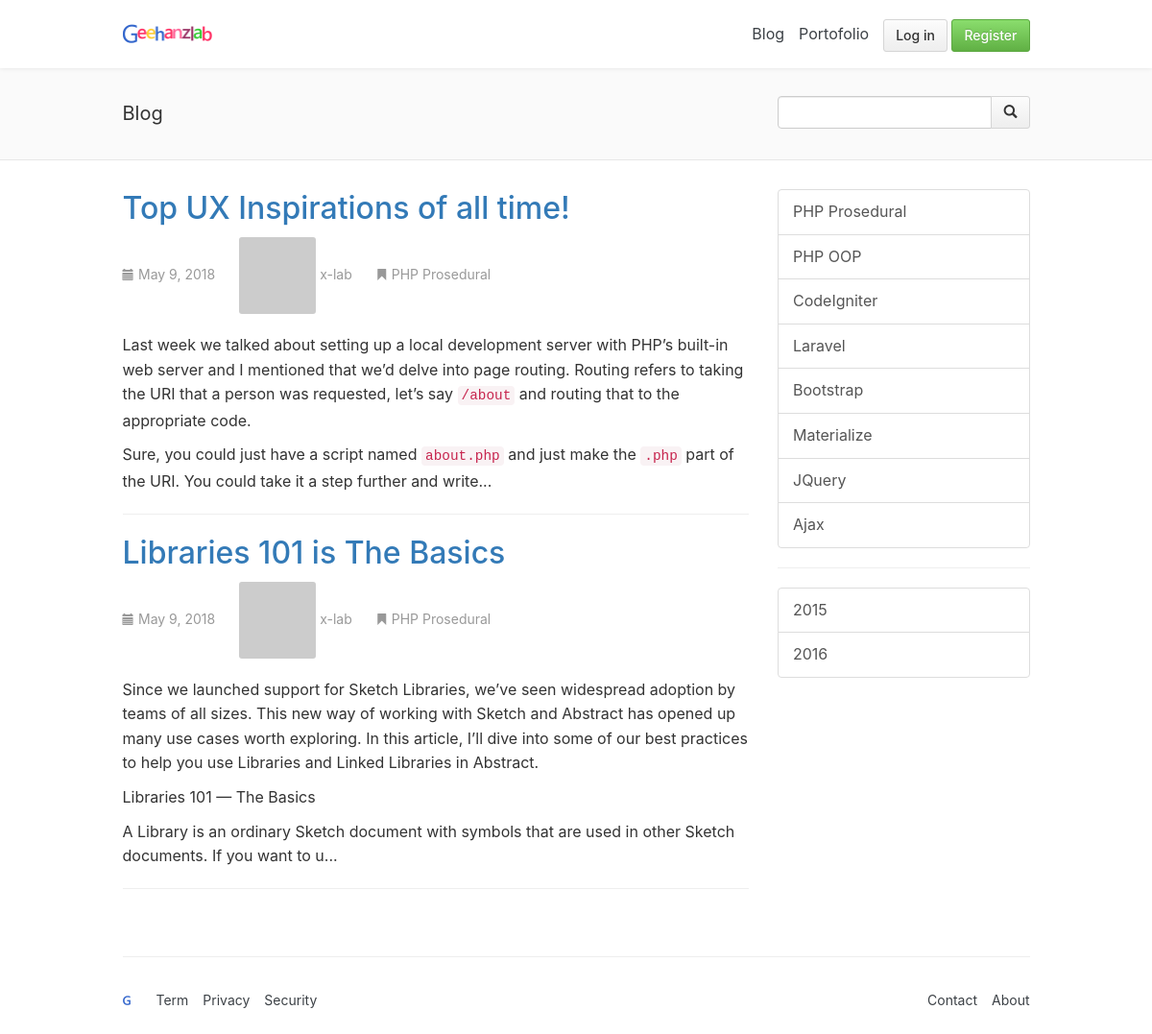
Screenshot of /blog.php with the database file from the repository.
### tables this page shows
CREATE TABLE `tb_posts` (
  `ID` int(20) unsigned NOT NULL AUTO_INCREMENT,
  `post_author` int(20) unsigned NOT NULL DEFAULT '0',
  `post_date` timestamp NOT NULL DEFAULT CURRENT_TIMESTAMP ON UPDATE CURRENT_TIMESTAMP,
  `post_title` text NOT NULL,
  `post_content` longtext NOT NULL,
  `post_status` varchar(20) NOT NULL DEFAULT 'publish',
  `title_slug` varchar(200) NOT NULL,
  `post_modified` timestamp NOT NULL DEFAULT '0000-00-00 00:00:00',
  `post_type` varchar(20) NOT NULL DEFAULT 'post',
  `comment_status` varchar(20) NOT NULL,
  `comment_count` int(20) NOT NULL,
  PRIMARY KEY (`ID`)
);

### core/init.php (called while the page is built, shortened)
<?php
require_once "functions/db.php";
require_once "functions/blog.php";
$http              = ((isset($_SERVER['HTTPS']) && $_SERVER['HTTPS'] == "on") ? "https" : "http");
$base_url          = $http.'://'.$_SERVER['HTTP_HOST'].'/';
?>

### functions/blog.php (called while the page is built, shortened)
<?php
function view_post_perPage($start, $perPage)
{
	$query = "SELECT * FROM tb_posts
						WHERE post_status='publish' AND post_type='post'
						ORDER BY ID DESC
						LIMIT $start, $perPage";
	return result($query);
}
function result($query)
{
	global $link;
	if($result = mysqli_query($link, $query))
	{
		if(mysqli_num_rows($result) != 0) return $result;
		else return false;
	}
}
function except_post($string)
{
	$string = substr($string, 0, 500);
	return $string . "...";
}
?>

### blog.php (the view, shortened to what this page needs)
<?php
$title_a = $page_title = 'Blog';
require_once "core/init.php";
require_once "views/header.php";
require_once "views/navbar.php";
$perPage = 7;
$page = isset($_GET['page']) ? (int) $_GET['page'] : 1;
$start = ($page > 1) ? ($page * $perPage) - $perPage : 0;
$posts = view_post_perPage($start, $perPage);
require_once "views/head_title.php";
?>
<div class="container">
  <div class="row">
    <div class="col-sm-7 col-sm-offset-1 col-md-7 col-md-offset-1">
      <?php if($posts){ ?>
		  <?php while($rows = mysqli_fetch_assoc($posts)): ?>
      <div class="posts">
        <h2><a href="<?= $base_url ?>blog/<?= $rows['title_slug']."-".$rows['ID']; ?>"><?= $rows['post_title'] ?></a></h2>
          <ul class="meta-post">
            <li class="meta-item">
              <span class="glyphicon glyphicon-calendar"></span> <p><?= date_format(date_create($rows['post_date']), 'F j, Y'); ?></p>
            </li>
            <li class="meta-item">
              <?php $grav_url = "https://www.gravatar.com/avatar/".md5('bor.yahya@gmail.com')."?s=16&d=identicon"; ?>
              <img class="author-avatar" src="<?= $grav_url; ?>" />
              <a rel="nofollow" href="#">x-lab</a>
            </li>
            <li class="meta-item">
              <span class="glyphicon glyphicon-bookmark"></span> <a rel="nofollow" href="#">PHP Prosedural</a>
            </li>
          </ul>
          <div class="post detail-post">
            <?= except_post($rows['post_content']); ?>
          </div>
    	</div>
    	<hr>
      <?php endwhile; ?>
      <?php }else{ ?>
      <div class="posts">
          <h2>Post yang Anda cari tidak tersedia</h2>
      </div>
      <?php } ?>
    </div>
<?php
require_once "views/sidebar.php";
require_once "views/footer.php";
?>

### views/header.php (shortened to what this page needs)
<!DOCTYPE html>
<html lang="en-US">
<head>
	<link rel="stylesheet" href="<?= $base_url ?>assets/bootstrap/css/bootstrap.min.css" type="text/css">
	<?php if(isset($web_title)){ ?>
	<link rel="stylesheet" href="<?= $base_url ?>assets/css/lab.css" type="text/css">
	<?php }else{ ?>
	<link rel="stylesheet" href="<?= $base_url ?>assets/css/cover.css" type="text/css">
	<?php } ?>
</head>
<body itemscope itemtype="http://schema.org/WebPage">

### views/navbar.php (shortened to what this page needs)
<header itemscope itemtype="http://schema.org/WPHeader">
  <nav class="navbar-new navbar-trans navbar-static-top">
    <div class="container">
      <div class="row">
        <div class="col-sm-10 col-sm-offset-1 col-md-10 col-md-offset-1">
          <div class="navbar-header">
            <a itemprop="headline" class="navbar-brand" href="<?= $base_url ?>"><img alt="Brand" height="20" src="<?= $base_url; ?>assets/images/logo.png"></a>
          </div>
          <div class="collapse navbar-collapse" id="bs-example-navbar-collapse-1" itemscope itemtype="http://schema.org/SiteNavigationElement">
            <ul class="nav navbar-nav navbar-right">
                <li><a href="<?= $base_url ?>blog">Blog</a></li>
                <li><a href="<?= $base_url ?>portofolio">Portofolio</a></li>
                <?php if(isset($_SESSION['username'])): ?>
                <a class="btn btn-primary site-header-actions-btn mar-0 ml-15" href="<?= $base_url ?>admin" role="button"><span class="glyphicon glyphicon-user"></span> Your Account</a>
                <?php else: ?>
                <a rel="nofollow" class="btn site-header-actions-btn mar-0 ml-15" href="<?= $base_url ?>login" role="button">Log in</a>
                <a rel="nofollow" class="btn btn-primary site-header-actions-btn mar-0" href="<?= $base_url ?>register" role="button">Register</a>
                <?php endif; ?>
            </ul>
          </div>
        </div>
      </div>
    </div>
  </nav>
</header>

### views/head_title.php (shortened to what this page needs)
<div class="container-fluid header-page">
    <div class="container">
        <div class="row">
            <div class="col-sm-7 col-sm-offset-1 col-md-7 col-md-offset-1">
                <div class="title_page">
                <?php if(isset($title_a)){ ?>
                    <h1 itemprop="name"><?=$title_a;?></h1>
                <?php } ?>
                </div>
            </div>
            <div class="col-sm-3 col-md-3">
                <div class="search-form">
                    <?php if(isset($title_a) && $title_a == 'Blog'){ ?>
                    <form action="<?= $base_url ?>blog" method="get" accept-charset="UTF-8">
                    <?php }else if(isset($title_a) && $title_a == 'Portofolio'){ ?>
                    <form action="<?= $base_url ?>portofolio" method="get" accept-charset="UTF-8">
                    <?php } ?>
                    <div class="input-group">
                      <input type="text" name="search" class="form-control">
                      <span class="input-group-btn">
                        <button class="btn btn-default" type="submit"><span class="glyphicon glyphicon-search"></span></button>
                      </span>
                    </div>
                  </form>
                </div>
            </div>
        </div>
    </div>
</div>

### views/sidebar.php
        <div class="col-sm-3 col-md-3">
            <div class="list-group">
                <a href="#" class="list-group-item">PHP Prosedural</a>
                <a href="#" class="list-group-item">PHP OOP</a>
                <a href="#" class="list-group-item">CodeIgniter</a>
                <a href="#" class="list-group-item">Laravel</a>
                <a href="#" class="list-group-item">Bootstrap</a>
                <a href="#" class="list-group-item">Materialize</a>
                <a href="#" class="list-group-item">JQuery</a>
                <a href="#" class="list-group-item">Ajax</a>
            </div>
            <hr>
            <div class="list-group">
                <a href="#" class="list-group-item">2015</a>
                <a href="#" class="list-group-item">2016</a>
            </div>
        </div>
    </div>
</div>

### views/footer.php (shortened to what this page needs)
<footer itemscope itemtype="http://schema.org/WPFooter">
  <nav class="navbar-footer navbar-trans navbar-static-top">
    <div class="container">
      <div class="row">
        <div class="col-sm-10 col-sm-offset-1 col-md-10 col-md-offset-1">
          <hr>
        </div>
        <div class="col-sm-10 col-sm-offset-1 col-md-10 col-md-offset-1">
        <div class="navbar-header">
          <a itemprop="headline" class="navbar-brand" href="<?= $base_url ?>"><img alt="Brand" height="15" style="padding-top:5px" src="<?= $base_url; ?>assets/images/logo-g.png"></a>
        </div>
        <ul class="nav navbar-nav">
            <li><a href="#">Term</a></li>
            <li><a href="#">Privacy</a></li>
            <li><a href="#">Security</a></li>
        </ul>
        <ul class="nav navbar-nav navbar-right">
            <li><a href="<?= $base_url ?>contact">Contact</a></li>
            <li><a href="<?= $base_url ?>about">About</a></li>
        </ul>
        </div>
      </div>
    </div>
  </nav>
</footer>
</body>
</html>

### assets/css/lab.css (style rules this page uses)
body { min-width: 0; font-family: -apple-system, BlinkMacSystemFont, "Segoe UI", Roboto, Helvetica, Arial, sans-serif, "Apple Color Emoji", "Segoe UI Emoji", "Segoe UI Symbol"; font-size: 16px; line-height: 25.6px; color: #333; }
a { text-decoration: none; }
.nav>li>a { padding-right:0px; }
.navbar-new { position: relative; font-weight:400; z-index: 3; padding-top: 10px; padding-bottom: 10px; margin-bottom: -1px; background-color: #fff; background-clip: padding-box; border-bottom: 1px solid rgba(0,0,0,0.075); box-shadow: 0 0 5px rgba(0,0,0,0.1) }
.navbar-footer { position: relative; font-weight:400; font-size: 14px; z-index: 3; padding-top: 10px; padding-bottom: 10px; background-color: #fff; margin-left: 0px; margin-right: 0px; }
.navbar-trans { background-color: #fff; border-color: #fff; }
.navbar-trans .navbar-brand { color: #3c4146; }
.navbar-trans .navbar-nav > li > a { color: #3c4146; }
.navbar-trans .navbar-collapse, .navbar-trans .navbar-form { border-color: #fff; }
.navbar-collapse { padding-left: 0px; }
.navbar-brand { padding-left: 0; padding-right: 0; margin-right: 10px; }
.navbar-right { margin-right: 0px; }
.btn { position: relative; display: inline-block; padding: 6px 12px; font-size: 14px; font-weight: 600; line-height: 20px; color: #333; white-space: nowrap; vertical-align: middle; cursor: pointer; -webkit-user-select: none; -moz-user-select: none; -ms-user-select: none; user-select: none; background-color: #eee; background-image: -webkit-linear-gradient(#fcfcfc, #eee); background-image: linear-gradient(#fcfcfc, #eee); border: 1px solid #d5d5d5; border-radius: 3px; -webkit-appearance: none; -moz-appearance: none; appearance: none; }
.btn-primary { color: #fff; text-shadow: 0 -1px 0 rgba(0,0,0,0.15); background-color: #60b044; background-image: -webkit-linear-gradient(#8add6d, #60b044); background-image: linear-gradient(#8add6d, #60b044); border-color: #5ca941; }
.site-header-actions-btn { font-weight: 500; }
.mar-0 { margin: 10px 0px 0px 0px; }
.ml-15 { margin-left: 15px !important; }
.container-fluid { padding-left: 0px; padding-right: 0px; }
.header-page { background-color: #fafafa; color: #333; margin-bottom: 30px; border: 0; padding-bottom: 25px; border-bottom: 1px solid #e7e7e7; }
.search-form { padding-top: 30px; }
.posts { word-wrap: break-word; }
.posts h2 { font-size: 32px; line-height: 40px; font-weight: 500; padding: 0; margin-top: 0; }
.title_page h1 { padding-top: 15px; color: #333; font-size: 20px; font-weight: 400; line-height: 26px; }
.meta-post { margin-bottom: 20px; color: #999; list-style: none; padding-left: 0; margin-top: 0; }
.meta-post .meta-item { display:inline; padding-right:20px }
.meta-post a { font-size: 14px; color:#999; }
.meta-post p { display:inline; font-size: 14px; color:#999 }
.meta-post span { vertical-align:center; font-size: 12px; color:#999 }
.meta-post .author-avatar { border-radius:3px }

### rows the page displays
tb_posts: post_title "Top UX Inspirations of all time!", post_date "May 9, 2018", post_content "Last week we talked about setting up a local development server with PHP’s built-in web server and I mentioned that we’d delve into page routing. Routing refers to taking the URI that a person was requested, let’s say /about and routing that to the appropriate code. Sure, you could just have a script named about.php and just make the .php part of the URI. You could take it a step further and write..."
tb_posts: post_title "Libraries 101 is The Basics", post_date "May 9, 2018", post_content "Since we launched support for Sketch Libraries, we’ve seen widespread adoption by teams of all sizes. This new way of working with Sketch and Abstract has opened up many use cases worth exploring. In this article, I’ll dive into some of our best practices to help you use Libraries and Linked Libraries in Abstract. Libraries 101 — The Basics A Library is an ordinary Sketch document with symbols that are used in other Sketch documents. If you want to u..."

### other values shown
$title_a "Blog"
